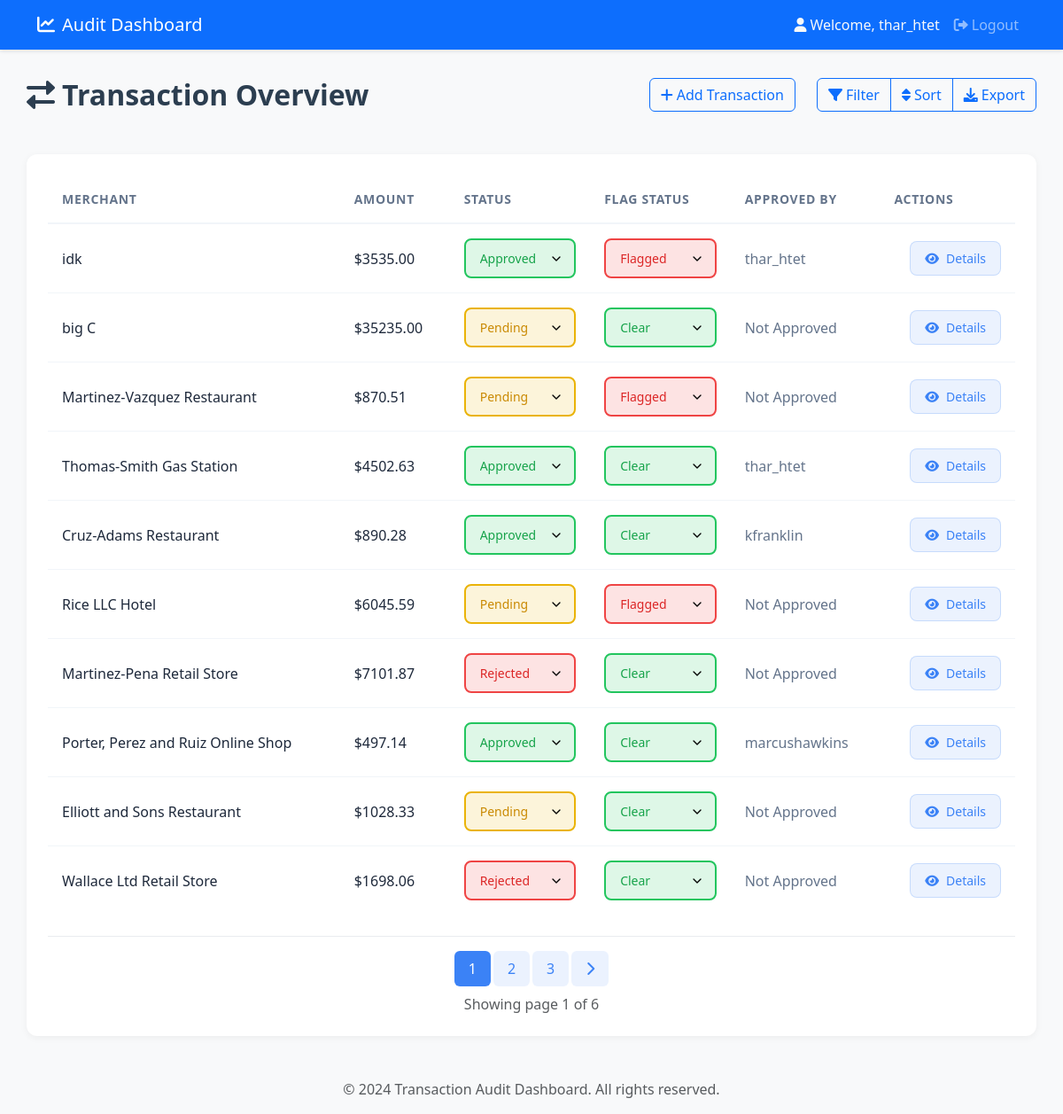
/home/ (signed in), run on an earlier commit of the app's database.
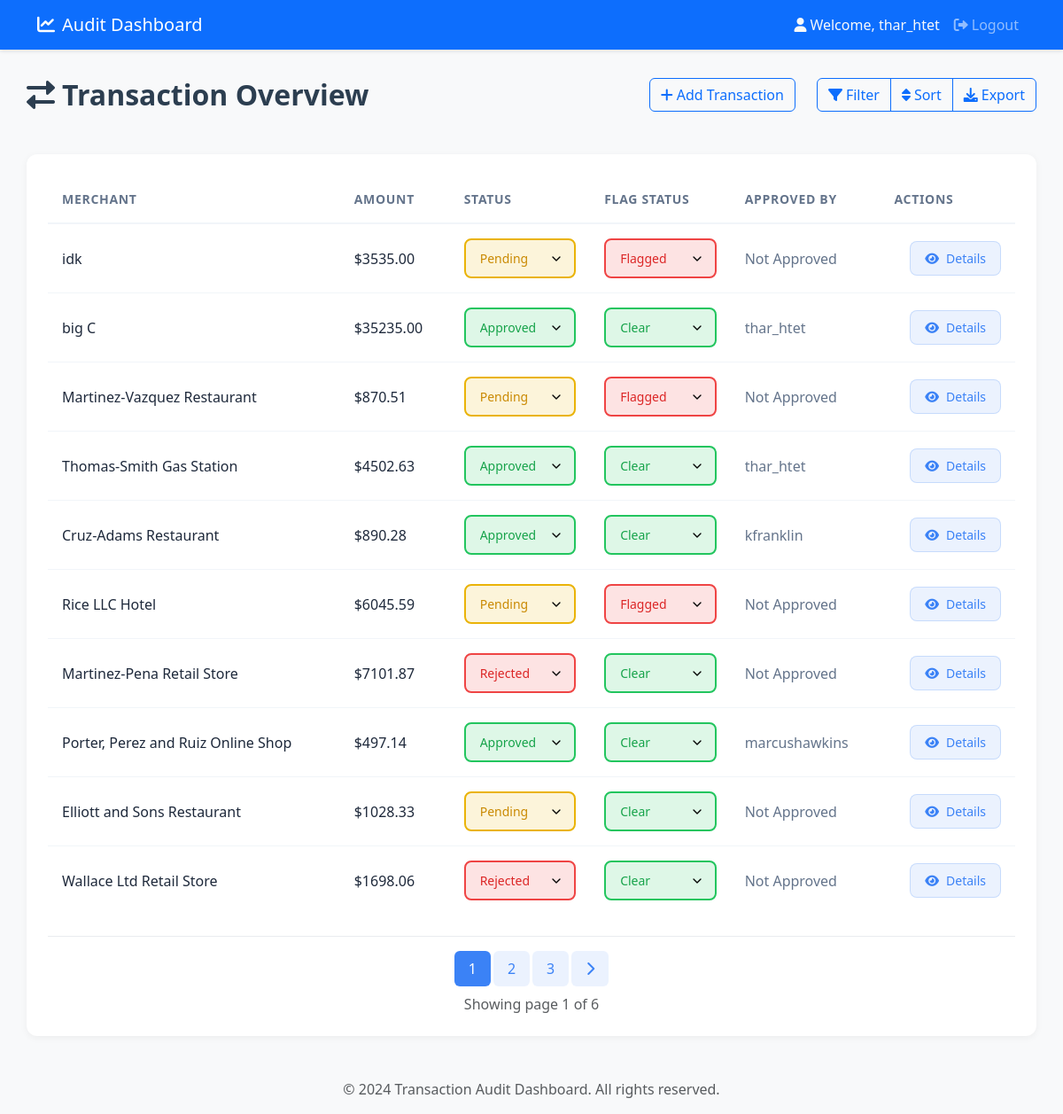
And on a later commit of the database.
### auditApp/models.py (models this page shows, shortened)
class Transaction(models.Model):
    STATUS_CHOICES = [
        ('Approved', 'Approved'),
        ('Pending', 'Pending'),
        ('Rejected', 'Rejected'),
    ]
    amount = models.DecimalField(max_digits=10, decimal_places=2, validators=[MinValueValidator(0)],null=False, blank=False)
    status = models.CharField(max_length=255, choices=STATUS_CHOICES, null=False, blank=False,default='Pending')
    timestamp = models.DateTimeField(auto_now_add=True)
    merchant = models.CharField(max_length=255, null=False, blank=False)
    isFlagged = models.BooleanField(default=False,null=True, blank=True)
    approved_by = models.ForeignKey(User, on_delete=models.SET_NULL, null=True, blank=True)

### auditApp/views.py (the view)
# urls.py: path('home/', views.home, name='home'),
@login_required
def home(request):
    try:
        transactions_list = Transaction.objects.all().order_by('-timestamp')
        total_count = transactions_list.count()
        if total_count == 0:
            messages.info(request, 'No transactions in database. Please run python manage.py generate_fake_transactions to create some test data.')
        paginator = Paginator(transactions_list, 10)
        page = request.GET.get('page', 1)
        transactions = paginator.get_page(page)
        if request.headers.get('HX-Request'):
            if 'transaction-container' in request.headers.get('HX-Target', ''):
                return render(request, 'partials/home_content.html', {'transactions': transactions})
            return render(request, 'partials/transaction.html', {'transactions': transactions})
        return render(request, 'home.html', {'transactions': transactions})
    except Exception as e:
        messages.error(request, str(e))
        return redirect('login')

### auditApp/templates/home.html
{% extends 'base.html' %}
{% block content %}
    {% include 'partials/home_content.html' %}
{% endblock %}

### auditApp/templates/base.html (shortened to what this page needs)
<!doctype html>
<html lang="en">
  <head>
    <link href="https://cdn.jsdelivr.net/npm/bootstrap@5.3.3/dist/css/bootstrap.min.css" rel="stylesheet">
    <link href="https://cdnjs.cloudflare.com/ajax/libs/font-awesome/6.0.0/css/all.min.css" rel="stylesheet">
  </head>
  <body>
    {% include 'partials/nav.html' %}
    <div class="container main-content">
        {% block content %}
        {% endblock %}
    </div>
    <footer class="footer mt-auto py-3 bg-light">
        <div class="container text-center">
            <span class="text-muted">© 2024 Transaction Audit Dashboard. All rights reserved.</span>
        </div>
    </footer>
  </body>
</html>

### auditApp/templates/partials/nav.html (shortened to what this page needs)
<nav class="navbar navbar-expand-lg navbar-dark bg-primary">
    <div class="container">
        <a class="navbar-brand" href="{% url 'home' %}">
            <i class="fas fa-chart-line me-2"></i>Audit Dashboard
        </a>
        <div class="collapse navbar-collapse" id="navbarNav">
            <ul class="navbar-nav ms-auto">
                {% if user.is_authenticated %}
                <li class="nav-item">
                    <span class="nav-link text-light">
                        <i class="fas fa-user me-1"></i>Welcome, {{ user.username }}
                    </span>
                </li>
                <li class="nav-item">
                    <a class="nav-link" href="{% url 'logout' %}">
                        <i class="fas fa-sign-out-alt me-1"></i>Logout
                    </a>
                </li>
                {% endif %}
            </ul>
        </div>
    </div>
</nav>

### auditApp/templates/partials/home_content.html
<div id="transaction-container">
    <div class="row mb-4">
        <div class="col">
            <h2 class="page-header">
                <i class="fas fa-exchange-alt me-2"></i>Transaction Overview
            </h2>
        </div>
        <div class="col-auto">
            <button hx-get="{% url 'add_transaction' %}"
                    hx-target="#transaction-container"
                    hx-swap="innerHTML"
                    class="btn btn-outline-primary">
                <i class="fas fa-plus me-1"></i>Add Transaction
            </button>
        </div>
        <div class="col-auto">
            <div class="btn-group" role="group">
                <button type="button" class="btn btn-outline-primary">
                    <i class="fas fa-filter me-1"></i>Filter
                </button>
                <button type="button" class="btn btn-outline-primary">
                    <i class="fas fa-sort me-1"></i>Sort
                </button>
                <button type="button" class="btn btn-outline-primary">
                    <i class="fas fa-download me-1"></i>Export
                </button>
            </div>
        </div>
    </div>
    <div id="main-content">
        {% include 'partials/transaction.html' %}
    </div>
</div>

### auditApp/templates/partials/transaction.html (shortened to what this page needs)
{% if transactions.object_list %}
<div class="transaction-wrapper">
    <table class="transaction-table">
        <thead>
            <tr>
                <th>Merchant</th>
                <th>Amount</th>
                <th>Status</th>
                <th>Flag Status</th>
                <th>Approved By</th>
                <th class="text-right">Actions</th>
            </tr>
        </thead>
        <tbody>
            {% for transaction in transactions %}
            <tr>
                <td>
                    <span class="merchant-cell">{{ transaction.merchant }}</span>
                </td>
                <td>
                    <span class="amount-cell">${{ transaction.amount }}</span>
                </td>
                <td style="min-width: 140px;">
                    <select class="status-select {% if transaction.status == 'Approved' %}approved{% elif transaction.status == 'Pending' %}pending{% else %}rejected{% endif %}"
                            hx-post="{% url 'update_status' transaction.id %}?page={{ transactions.number }}"
                            hx-target="#main-content"
                            hx-headers='{"X-CSRFToken": "{{ csrf_token }}"}'
                            name="status">
                        <option value="Approved" {% if transaction.status == 'Approved' %}selected{% endif %}>Approved</option>
                        <option value="Pending" {% if transaction.status == 'Pending' %}selected{% endif %}>Pending</option>
                        <option value="Rejected" {% if transaction.status == 'Rejected' %}selected{% endif %}>Rejected</option>
                    </select>
                </td>
                <td style="min-width: 140px;">
                    <select class="status-select {% if transaction.isFlagged %}flagged{% else %}clear{% endif %}"
                            hx-post="{% url 'update_flag' transaction.id %}?page={{ transactions.number }}"
                            hx-target="#main-content"
                            hx-headers='{"X-CSRFToken": "{{ csrf_token }}"}'
                            name="is_flagged">
                        <option value="false" {% if not transaction.isFlagged %}selected{% endif %}>Clear</option>
                        <option value="true" {% if transaction.isFlagged %}selected{% endif %}>Flagged</option>
                    </select>
                </td>
                <td>
                    <span class="approved-by">{{ transaction.approved_by.username|default:"Not Approved" }}</span>
                </td>
                <td class="text-right">
                    <button class="action-btn"
                            hx-get="{% url 'transaction_detail' transaction.id %}"
                            hx-target="#modal-content"
                            data-bs-toggle="modal"
                            data-bs-target="#transactionModal">
                        <i class="fas fa-eye"></i>Details
                    </button>
                </td>
            </tr>
            {% endfor %}
        </tbody>
    </table>
    {% if transactions.paginator.num_pages > 1 %}
    <div class="pagination-wrapper mt-4">
        <nav aria-label="Transaction pagination">
            <ul class="pagination justify-content-center">
                {% for num in transactions.paginator.page_range %}
                    {% if num == transactions.number %}
                    <li class="page-item active">
                        <span class="page-link">{{ num }}</span>
                    </li>
                    {% elif num > transactions.number|add:'-3' and num < transactions.number|add:'3' %}
                    <li class="page-item">
                        <button class="page-link"
                                hx-get="{% url 'home' %}?page={{ num }}"
                                hx-target="#main-content">
                            {{ num }}
                        </button>
                    </li>
                    {% endif %}
                {% endfor %}
                {% if transactions.has_next %}
                <li class="page-item">
                    <button class="page-link"
                            hx-get="{% url 'home' %}?page={{ transactions.next_page_number }}"
                            hx-target="#main-content">
                        <i class="fas fa-chevron-right"></i>
                    </button>
                </li>
                {% endif %}
            </ul>
        </nav>
        <div class="text-center text-muted mt-2">
            Showing page {{ transactions.number }} of {{ transactions.paginator.num_pages }}
        </div>
    </div>
    {% endif %}
</div>
{% else %}
<div class="alert alert-info" role="alert">
    No transactions found
</div>
{% endif %}

### auditApp/templates/base.html (style rules this page uses)
body { background-color: #f8f9fa; min-height: 100vh; color: #2c3e50; }
.main-content { padding: 2rem 0; }
.navbar { box-shadow: 0 2px 4px rgba(0, 0, 0, 0.1); }
.transaction-wrapper { background: #fff; border-radius: 12px; box-shadow: 0 2px 8px rgba(0, 0, 0, 0.05); padding: 1.5rem; }
.transaction-table { width: 100%; border-collapse: separate; border-spacing: 0; }
.transaction-table th { color: #64748b; font-size: 0.875rem; font-weight: 600; text-transform: uppercase; letter-spacing: 0.05em; padding: 1rem; text-align: left; border-bottom: 2px solid #f1f5f9; }
.transaction-table td { padding: 1rem; border-bottom: 1px solid #f1f5f9; }
.transaction-table tr:last-child td { border-bottom: none; }
.merchant-cell { font-weight: 500; color: #1e293b; }
.amount-cell { font-weight: 500; color: #1e293b; }
.status-select { appearance: none; width: 100%; padding: 0.625rem 1rem; border-radius: 8px; font-weight: 500; font-size: 0.875rem; cursor: pointer; background-repeat: no-repeat; background-position: right 0.75rem center; background-size: 1rem; transition: all 0.2s ease; }
.status-select.approved { background-color: rgba(34, 197, 94, 0.15); color: rgb(22, 163, 74); border: 2px solid rgb(34, 197, 94); }
.status-select.pending { background-color: rgba(234, 179, 8, 0.15); color: rgb(202, 138, 4); border: 2px solid rgb(234, 179, 8); }
.status-select.rejected { background-color: rgba(239, 68, 68, 0.15); color: rgb(220, 38, 38); border: 2px solid rgb(239, 68, 68); }
.status-select.flagged { background-color: rgba(239, 68, 68, 0.15); color: rgb(220, 38, 38); border: 2px solid rgb(239, 68, 68); }
.status-select.clear { background-color: rgba(34, 197, 94, 0.15); color: rgb(22, 163, 74); border: 2px solid rgb(34, 197, 94); }
.action-btn { display: inline-flex; align-items: center; padding: 0.5rem 1rem; border-radius: 8px; font-weight: 500; font-size: 0.875rem; color: #3b82f6; background-color: rgba(59, 130, 246, 0.1); border: 1px solid rgba(59, 130, 246, 0.2); cursor: pointer; transition: all 0.2s ease; }
.action-btn i { margin-right: 0.5rem; }
.approved-by { color: #64748b; font-weight: 500; }
.status-select option { background-color: white; color: #1e293b; padding: 0.5rem; }
.text-right { text-align: right; }
.page-header { color: #2c3e50; margin-bottom: 1.5rem; font-weight: 600; }
.pagination-wrapper { margin-top: 2rem; padding-top: 1rem; border-top: 1px solid #e9ecef; }
.pagination { margin-bottom: 0.5rem; }
.page-link { border: none; padding: 0.5rem 1rem; margin: 0 0.25rem; color: #3b82f6; background-color: rgba(59, 130, 246, 0.1); border-radius: 6px; transition: all 0.2s ease; }
.page-item.active .page-link { background-color: #3b82f6; color: white; }

What changed in the data, as far as the page shows it:
changed Transaction "idk": status "Approved" → "Pending"; approved_by.username "thar_htet" → "Not Approved"
changed Transaction "big C": status "Pending" → "Approved"; approved_by.username "Not Approved" → "thar_htet"
